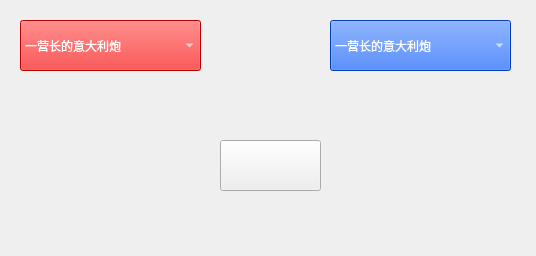
<?xml version="1.0" encoding="UTF-8"?>
<ui version="4.0">
 <class>Choose_ui</class>
 <widget class="QWidget" name="Choose_ui">
  <property name="geometry">
   <rect>
    <x>0</x>
    <y>0</y>
    <width>536</width>
    <height>256</height>
   </rect>
  </property>
  <property name="windowTitle">
   <string>Form</string>
  </property>
  <widget class="QComboBox" name="comboBox_select_red">
   <property name="geometry">
    <rect>
     <x>20</x>
     <y>20</y>
     <width>181</width>
     <height>51</height>
    </rect>
   </property>
   <property name="styleSheet">
    <string notr="true">font: 16pt &quot;Agency FB&quot;;
selection-background-color: rgb(255, 0, 0);
background-color: rgb(255, 0, 0);
border-color: rgb(255, 0, 0);
color: rgb(255, 255, 255);
font: 12pt &quot;楷体&quot;;
</string>
   </property>
   <item>
    <property name="text">
     <string>一营长的意大利炮</string>
    </property>
   </item>
   <item>
    <property name="text">
     <string>北邮第三区交通委</string>
    </property>
   </item>
   <item>
    <property name="text">
     <string>Void</string>
    </property>
   </item>
   <item>
    <property name="text">
     <string>北邮第一交通队</string>
    </property>
   </item>
  </widget>
  <widget class="QComboBox" name="comboBox_select_blue">
   <property name="geometry">
    <rect>
     <x>330</x>
     <y>20</y>
     <width>181</width>
     <height>51</height>
    </rect>
   </property>
   <property name="styleSheet">
    <string notr="true">color: rgb(255, 255, 255);
background-color: rgb(0, 85, 255);
alternate-background-color: rgb(0, 255, 255);
font: 12pt &quot;楷体&quot;;</string>
   </property>
   <item>
    <property name="text">
     <string>一营长的意大利炮</string>
    </property>
   </item>
   <item>
    <property name="text">
     <string>北邮第三区交通委</string>
    </property>
   </item>
   <item>
    <property name="text">
     <string>Void</string>
    </property>
   </item>
   <item>
    <property name="text">
     <string>北邮第一交通队</string>
    </property>
   </item>
  </widget>
  <widget class="QPushButton" name="button_select_sure">
   <property name="geometry">
    <rect>
     <x>220</x>
     <y>140</y>
     <width>101</width>
     <height>51</height>
    </rect>
   </property>
   <property name="styleSheet">
    <string notr="true">border-image: url(:/mysource/picture/vs.png);</string>
   </property>
   <property name="text">
    <string/>
   </property>
  </widget>
  <widget class="QPushButton" name="button_select_return">
   <property name="geometry">
    <rect>
     <x>710</x>
     <y>360</y>
     <width>41</width>
     <height>41</height>
    </rect>
   </property>
   <property name="styleSheet">
    <string notr="true">border-image: url(:/mysource/picture/close.png);</string>
   </property>
   <property name="text">
    <string/>
   </property>
  </widget>
 </widget>
 <resources/>
 <connections/>
</ui>
